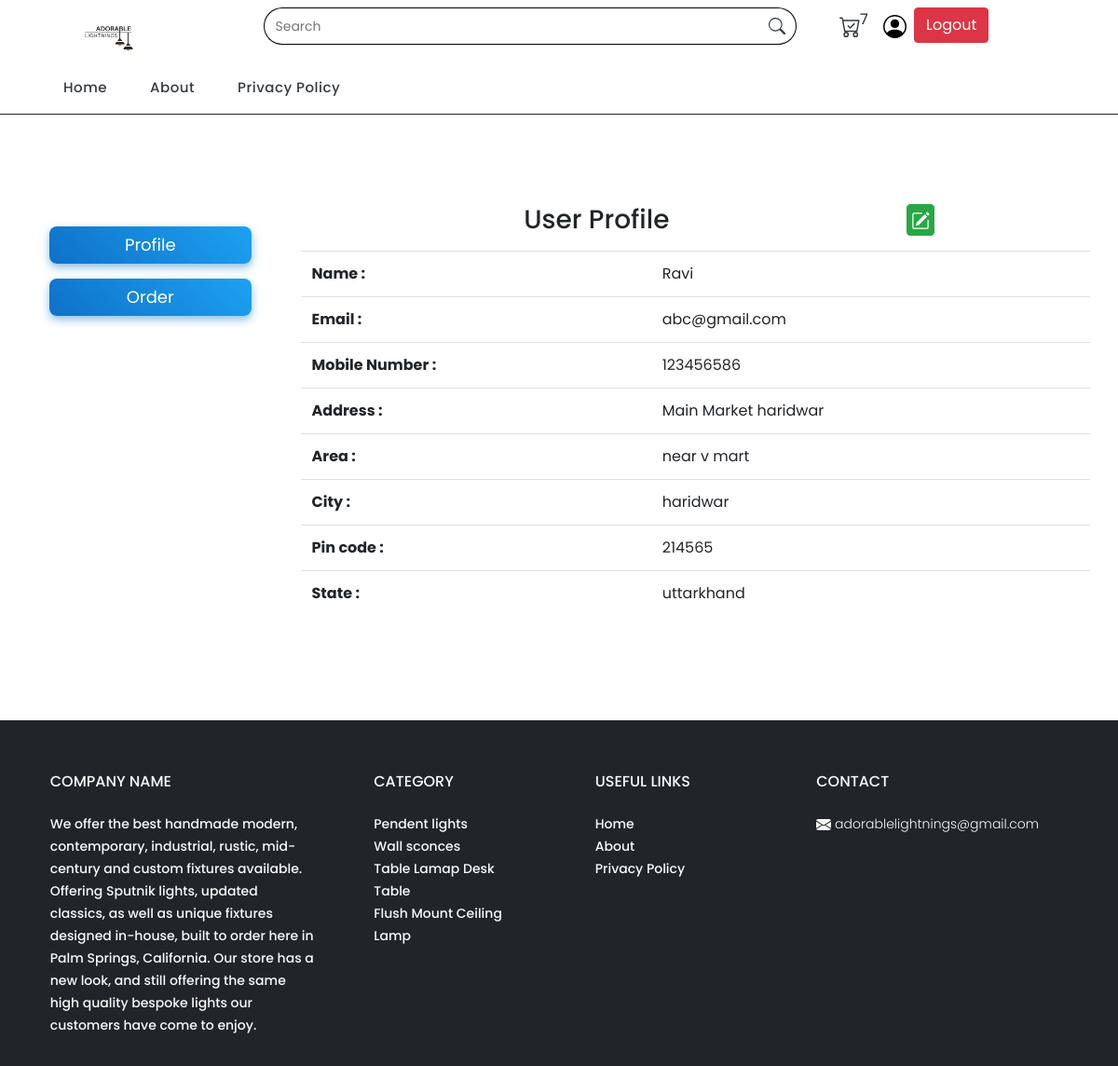
The page /proflie.php (signed in) on the database its author committed.
### tables this page shows
CREATE TABLE `userdata` (
  `id` int(11) NOT NULL,
  `name` varchar(255) NOT NULL,
  `email` varchar(255) NOT NULL,
  `Mnumber` varchar(255) NOT NULL,
  `password` varchar(255) NOT NULL,
  `Address` varchar(255) NOT NULL,
  `Area` varchar(255) NOT NULL,
  `City` varchar(255) NOT NULL,
  `state` varchar(255) NOT NULL,
  `pincode` varchar(255) NOT NULL
);

CREATE TABLE `categories` (
  `productid` int(11) NOT NULL,
  `name` varchar(255) NOT NULL,
  `cat_img` varchar(255) NOT NULL
);

### proflie.php (the view, shortened to what this page needs)
<?php
include "./include/header.php";
require "./admin/conn/conn.php";
$ueseremail =$_SESSION["Adobeuserdata12"];
if ($ueseremail == true) {
?>
<section>
    <div class="container my-md-5 py-md-5 col-12">
<div class="d-flex flex-wrap ">
<div class="col-md-3 my-3">
<ul class="d-flex flex-wrap col-12">
    <li class="submenu col-md-12 col-5">
        <a href=""  style="color: #fff;">
          <center>
<p class="py-2" style="color: #fff; font-size: 18px;">
    <b>
    Profile
    </b>
</p>
          </center>
        </a>
    </li>
    <li class="submenu col-md-12 col-5">
        <a href="./orderlist.php">
        <center>
<p class="py-2" style="color: #fff; font-size: 18px;">
    <b>
    Order
    </b>
</p>
          </center>
        </a>
    </li>
</ul>
</div>
<div class="col-md-9">
    <div class="d-flex flex-wrap">
<div class="col-9">
<center>
        <h3>
            User Profile
        </h3>
    </center>
</div>
<div class="col-3">
<a href="./profile_edit.php? eid=<?php echo $ueseremail  ?>" class="btn p-1" style="    background-color: #28a745; color:#fff;    border-color: #28a745;"></a>
</div>
    </div>
<?php
$sql = "SELECT * FROM `userdata` WHERE email='$ueseremail'";
$result = mysqli_query($conn, $sql);
if (mysqli_num_rows($result) > 0) {
  while($row = mysqli_fetch_assoc($result)) {
  ?>
<div class="">
<table class="table my-3">
  <tbody>
    <tr class="py-2">
      <th scope="row"> Name :</th>
      <td><?php echo $row['name']  ?></td>
    </tr>
    <tr class="py-2">
      <th scope="row">Email :</th>
      <td><?php echo $row['email']  ?></td>
    </tr>
    <tr class="py-2">
      <th scope="row">Mobile Number :</th>
      <td><?php echo $row['Mnumber']  ?></td>
    </tr>
    <tr class="py-2">
      <th scope="row">Address :</th>
      <td><?php echo $row['Address']  ?></td>
    </tr>
    <tr class="py-2">
      <th scope="row">Area :</th>
      <td><?php echo $row['Area']  ?></td>
    </tr>
    <tr class="py-2">
      <th scope="row">City :</th>
      <td><?php echo $row['City']  ?></td>
    </tr>
    <tr class="py-2">
      <th scope="row">Pin code :</th>
      <td><?php echo $row['pincode']  ?></td>
    </tr>
    <tr class="py-2">
      <th scope="row">State :</th>
      <td><?php echo $row['state']  ?></td>
    </tr>
  </tbody>
</table>
<?php
  }
}
}
else{
  echo "<script>  window.location.href='./index.php';
  </script>";
}
?>
</div>
</div>
</div>
    </div>
</section>
<?php
include "./include/footer.php";
?>

### include/footer.php (shortened to what this page needs)
<footer class="text-center text-lg-start bg-body-tertiary text-mutedm  py-2" style="background-color: #212529;">
    <section class="">
        <div class="container text-center text-md-start mt-5">
            <div class="row mt-3">
                <div class="col-md-4 col-lg-4 col-xl-3 mx-auto mb-4 px-md-0 px-2">
                    <h6 class="text-uppercase fw-bold mb-4 text-light px-0 mx-0" style="text-align: start;">
                        <i class="fas fa-gem me-3"></i>Company name
                    </h6>
                    <p class=" text-light " style="text-align: left;     font-size: 14px;    font-weight: 500;">
                        We offer the best handmade modern, contemporary, industrial, rustic, mid-century and custom
                        fixtures available. Offering Sputnik lights, updated classics, as well as unique fixtures
                        designed in-house, built to order here in Palm Springs, California. Our store has a new look,
                        and still offering the same high quality bespoke lights our customers have come to enjoy.
                    </p>
                </div>
                <div class="col-md-2 col-lg-2 col-xl-2 mx-auto mb-4  text-light">
                    <h6 class="text-uppercase fw-bold mb-4  text-light" style="text-align: start;">
                        Category
                    </h6>
                    <?php
        $sql = "SELECT * FROM `categories` WHERE 1";
        $result = mysqli_query($conn, $sql);
        if (mysqli_num_rows($result) > 0) {
          while ($row = mysqli_fetch_assoc($result)) {
        ?>
                    <p style="text-align: start;">
                        <a href="./productlist.php? catname=<?php echo $row['name'] ?>" class="text-reset  text-light"
                            style="text-align: left;    font-size: 14px;    font-weight: 500;"><?php echo $row['name'] ?></a>
                    </p>
                    <?php
          }
        }
          ?>
                </div>
                <div class="col-md-3 col-lg-2 col-xl-2 mx-auto mb-4">
                    <h6 class="text-uppercase fw-bold mb-4  text-light" style="text-align: start;">
                        Useful links
                    </h6>
                    <p style="text-align: start;">
                        <a href="./index.php" class="text-reset  text-light"
                            style="text-align: left;     font-size: 14px;    font-weight: 500; text-align: left;">Home</a>
                    </p>
                    <p style="text-align: start;">
                        <a href="./about.php" class="text-reset  text-light"
                            style="text-align: left;     font-size: 14px;    font-weight: 500; text-align: left;">About</a>
                    </p>
                    <p style="text-align: start;">
                        <a href="./privacy.php" class="text-reset  text-light"
                            style="text-align: left;     font-size: 14px;    font-weight: 500; text-align: left;">Privacy
                            Policy</a>
                    </p>
                </div>
                <div class="col-md-3 col-lg-3 col-xl-3 mx-auto mb-md-0 mb-4">
                    <h6 class="text-uppercase fw-bold mb-4  text-light" style="text-align: start;">Contact</h6>
                    <p class=" text-light" style="text-align: start;">
                        adorablelightnings@gmail.com
                    </p>
                </div>
            </div>
        </div>
    </section>
</footer>
</body>
</html>

### assets/css/templatemo-sixteen.css (style rules this page uses)
body { font-family: 'Poppins', sans-serif; overflow-x: hidden; text-rendering: optimizeLegibility; -webkit-font-smoothing: antialiased; -moz-osx-font-smoothing: grayscale; }
p { margin-bottom: 0px; font-size: 14px; font-weight: 300; color: #4a4a4a; line-height: 24px; }
a { text-decoration: none!important; }
ul { padding: 0; margin: 0; list-style: none; }
h1,h2,h3,h4,h5,h6 { margin: 0px; }
footer { text-align: center; }

### proflie.php (style rules this page uses)
.submenu { flex: auto; margin: 0.5rem; padding: 0 1.5rem; position: relative; color: #fff; border-radius: 0.5rem; background: linear-gradient(45deg, #0e71c8, #1da1f2); box-shadow: 0px 4px 10px rgba(19, 127, 212, 0.5); transition: all 0.3s ease; }

### rows shown on the page
userdata: name "Ravi", email "abc@gmail.com", Mnumber "123456586", Address "Main Market haridwar", Area "near v mart", City "haridwar", pincode "214565", state "uttarkhand"
categories: name "Pendent lights"
categories: name "Wall sconces"
categories: name "Table Lamap Desk Table"
categories: name "Flush Mount Ceiling Lamp"

### other values the page prints
$rowcount "7"
